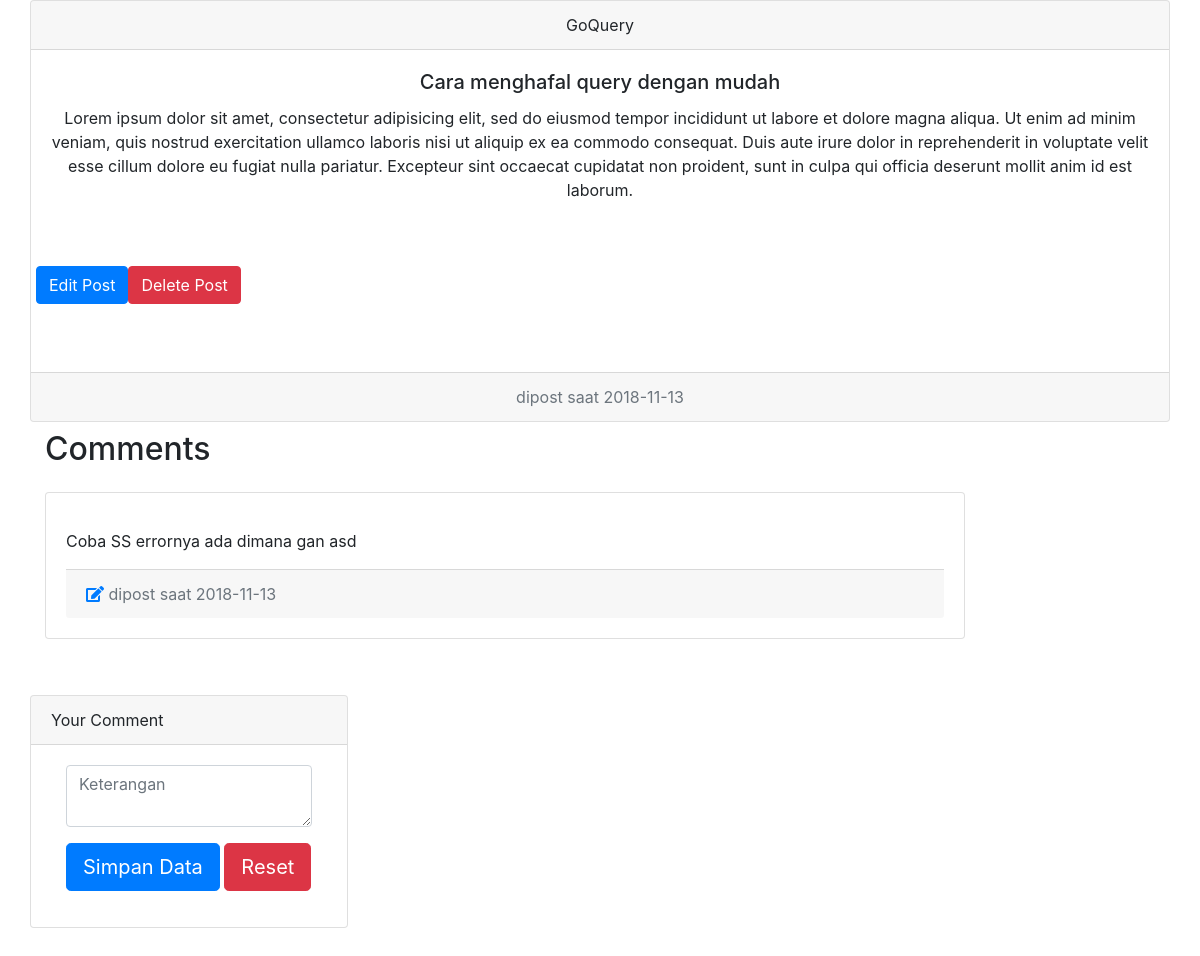
/forum/cara-menghafal-query-dengan-mudah-2, run on the app's committed database.
### tables this page shows
CREATE TABLE `post` (
  `id_post` int(11) NOT NULL,
  `judul` varchar(100) NOT NULL,
  `slug` text NOT NULL,
  `tanggal` date NOT NULL,
  `created_by` varchar(30) DEFAULT NULL,
  `isi` text NOT NULL
);

CREATE TABLE `comment` (
  `id_comment` int(10) NOT NULL,
  `id_post` int(10) NOT NULL,
  `created_by` varchar(30) DEFAULT NULL,
  `isi` text NOT NULL,
  `tanggal` date NOT NULL
);

### application/controllers/Forum.php (called while the page is built, shortened)
<?php
class Forum extends CI_Controller {
  function __construct()
  {
      $this->load->model('M_forum');
      $this->load->model('M_comment');
  }
  public function detail_post(){
    if($this->uri->segment(2)){
      $slug = $this->uri->segment(2);
      $css = array();
      $id_post = $this->M_forum->get_id_post($slug);
      $data = array('title' => '',
                    'post' => $this->M_forum->get_post($slug),
                    'all_comment' => $this->M_comment->get_all_comment_by_id_post($id_post),
                    'css' => $css);
      $this->load->view('template/v_header', $data);
      $this->load->view('forum/v_forum_detail');
      $this->load->view('template/v_footer');
    }
  }
}

### index.php (called while the page is built, shortened)
<?php
require_once BASEPATH.'core/CodeIgniter.php';

### application/models/M_forum.php (called while the page is built, shortened)
<?php
class M_forum extends CI_Model {
  public function get_id_post($slug){
    $data = $this->db->select('id_post')
                    ->where('slug', $slug)
                    ->get('post');
    if($data->num_rows() > 0){
      return $data->row()->id_post;
    }else{
      return false;
    }
  }
  public function get_post($slug){
    $data = $this->db->where('slug', $slug)
                      ->limit(1)
                      ->get('post');
    if($data->num_rows() > 0){
      return $data->row();
    }else{
      return false;
    }
  }
}

### application/models/M_comment.php (called while the page is built, shortened)
<?php
class M_comment extends CI_Model {
	public function get_all_comment_by_id_post($id_post){
    $data = $this->db->where('id_post', $id_post)
                      ->get('comment');
    if($data->num_rows() > 0){
      return $data->result();
    }else{
      return false;
    }
  }
}

### application/views/forum/v_forum_detail.php (the view, shortened to what this page needs)
<div class="container">
  <div class="row">
    <div class="card text-center">
      <div class="card-header">
        GoQuery
      </div>
      <div class="card-body">
        <h5 class="card-title"><?=$post->judul?></h5>
        <p class="card-text"><?=$post->isi?></p>
        <div class="row py-5">
          <a href="<?=base_url('forum/'.$post->slug.'/edit')?>" class="btn btn-primary">Edit Post</a>
          <div class="">
            <form class="" action="delete" method="post">
              <input type="submit" class="btn btn-danger" value="Delete Post">
          </form>
          </div>
        </div>
      </div>
      <div class="card-footer text-muted">
        <?= 'dipost saat '.$post->tanggal?>
      </div>
    </div>
  </div>
  <h2 class="py-2">Comments</h2>
  <div class="row">
    <?php
    if(!empty($all_comment)){
     foreach ($all_comment as $comment){ ?>
        <div class="col-sm-10 py-2">
            <div class="card">
              <div class="card-body">
                <p class="card-text"><?=$comment->isi?></p>
                <div class="card-footer text-muted">
                  <a href="<?=base_url('comment/'.$comment->id_comment.'/edit')?>"><i class="fas fa-edit"></i></a>
                  <?= 'dipost saat '.$post->tanggal?>
                </div>
              </div>
            </div>
        </div>
    <?php }
        }else{
      echo "<h5 class='py-5'>No Comments Yet</h5>";
    } ?>
  </div>
  <div class="row py-5">
      <div class="card">
        <div class="card-header">
          Your Comment
        </div>
        <div class="card-body">
          <?php
          echo form_open_multipart('comment/insert');
          ?>
          <div class="col-md-12">
            <div class="form-group">
              <textarea name="isi_comment" class="form-control" placeholder="Keterangan" id="keterangan"></textarea>
            </div>
            <div class="form-group">
              <input type="submit" name="submit" value="Simpan Data" class="btn btn-primary btn-lg">
              <input type="reset" name="reset" value="Reset" class="btn btn-danger btn-lg">
            </div>
          </div>
          <?php echo form_close() ?>
        </div>
        </div>
  </div>
</div>

### data on the page
post: judul "Cara menghafal query dengan mudah", isi "Lorem ipsum dolor sit amet, consectetur adipisicing elit, sed do eiusmod tempor incididunt ut labore et dolore magna aliqua. Ut enim ad minim veniam, quis nostrud exercitation ullamco laboris nisi ut aliquip ex ea commodo consequat. Duis aute irure dolor in reprehenderit in voluptate velit esse cillum dolore eu fugiat nulla pariatur. Excepteur sint occaecat cupidatat non proident, sunt in culpa qui officia deserunt mollit anim id est laborum.", tanggal "2018-11-13"
comment: isi "Coba SS errornya ada dimana gan asd", id_post.tanggal "2018-11-13"
